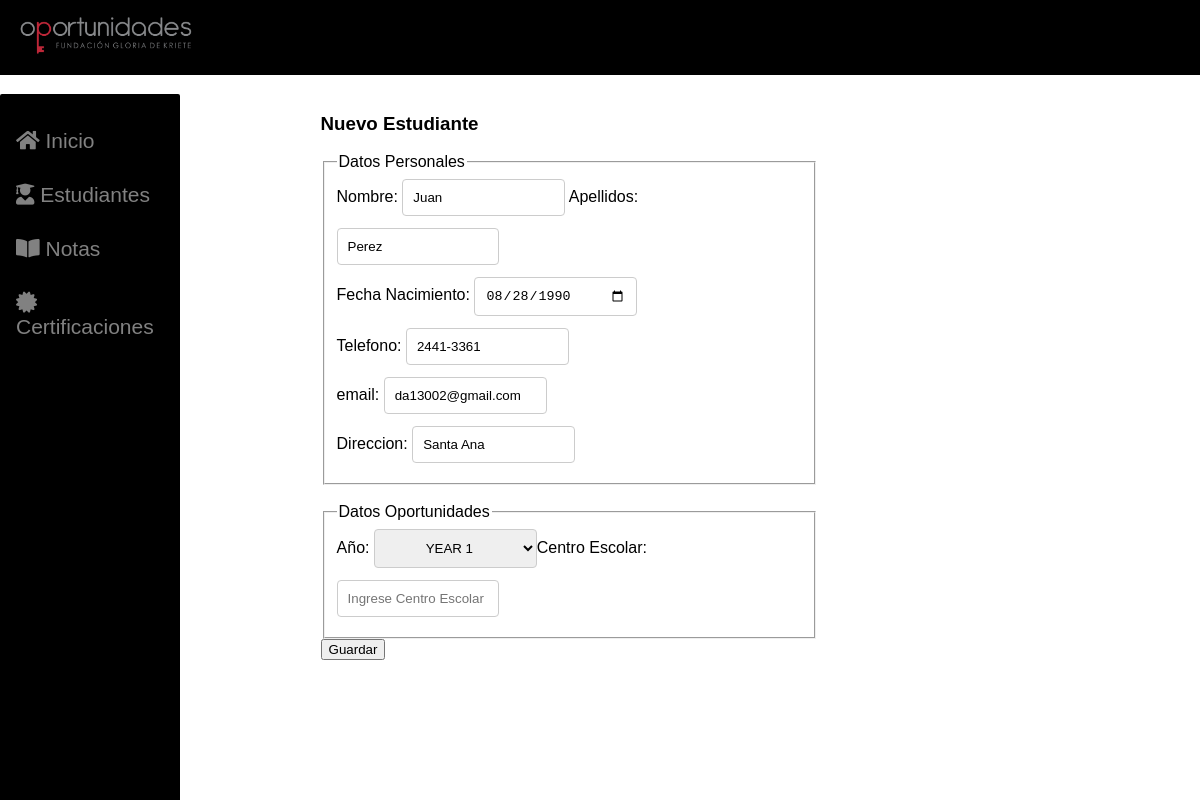
Page /vista/editarEstudiante.php?idEstudiante=2 on the committed database.
### tables this page shows
CREATE TABLE `estudiante` (
  `idEstudiante` int(11) NOT NULL,
  `nombre` varchar(32) NOT NULL,
  `apellidos` varchar(32) NOT NULL,
  `fechaNacimiento` date NOT NULL,
  `telefono` varchar(16) NOT NULL,
  `email` varchar(32) NOT NULL,
  `direccion` varchar(64) NOT NULL,
  `year` varchar(16) NOT NULL,
  `centroEscolar` varchar(32) NOT NULL
);

### controlador/conexion.php (called while the page is built)
<?php
Class Conexion {
    private $host = 'localhost';
    private $database = 'ranking';
    private $username = 'root';
    private $password = '';
    function execQueryO($stmn) {
        $mysqli = new mysqli($this->host, $this->username, $this->password, $this->database);
        return $mysqli->query($stmn);
    }
}

### controlador/controladorEstudiante.php (called while the page is built, shortened)
<?php
    require_once("conexion.php");
    require_once("../modelo/estudiante.php");
    class ControladorEst {
        public function buscarxId($id){
            try {
                $conn = new Conexion();
                $sql = "SELECT idEstudiante, nombre, apellidos, fechaNacimiento, telefono, email, direccion, year, centroEscolar FROM Estudiante WHERE idEstudiante=".$id;
                $rs = $conn ->execQueryO($sql);
                $coleccion = array();
                while ($resultado = $rs->fetch_assoc()) {
                    $estudiante = new Estudiante();
                    $estudiante->setIdEstudiante($resultado['idEstudiante']);
                    $estudiante->setNombre($resultado['nombre']);
                    $estudiante->setApellidos($resultado['apellidos']);
                    $estudiante->setFechaNacimiento($resultado['fechaNacimiento']);
                    $estudiante->setTelefono($resultado['telefono']);
                    $estudiante->setEmail($resultado['email']);
                    $estudiante->setDireccion($resultado['direccion']);
                    $estudiante->setYear($resultado['year']);
                    $estudiante->setCentroEscolar($resultado['centroEscolar']);
                    array_push($coleccion, $estudiante);
                }
                return $coleccion;
            } catch (mysqli_sql_exception $e) {
                throw new MySQLiQueryException($sql, $e->getMessage(), $e->getCode());
            }
        }
    }
?>

### modelo/estudiante.php (called while the page is built, shortened)
<?php
    class Estudiante{
        private $nombre;
        private $apellidos;
        private $fechaNacimiento;
        private $telefono;
        private $email;
        private $direccion;
        public function setIdEstudiante($idEstudiante){
            return $this;
        }
        public function getNombre(){
            return $this->nombre;
        }
        public function setNombre($nombre){
            $this->nombre = $nombre;
            return $this;
        }
        public function getApellidos(){
            return $this->apellidos;
        }
        public function setApellidos($apellidos){
            $this->apellidos = $apellidos;
            return $this;
        }
        public function getFechaNacimiento(){
            return $this->fechaNacimiento;
        }
        public function setFechaNacimiento($fechaNacimiento){
            $this->fechaNacimiento = $fechaNacimiento;
            return $this;
        }
        public function getTelefono(){
            return $this->telefono;
        }
        public function setTelefono($telefono){
            $this->telefono = $telefono;
            return $this;
        }
        public function getEmail(){
            return $this->email;
        }
        public function setEmail($email){
            $this->email = $email;
            return $this;
        }
        public function getDireccion(){
            return $this->direccion;
        }
        public function setDireccion($direccion){
            $this->direccion = $direccion;
            return $this;
        }
        public function setYear($year){
            return $this;
        }
        public function setCentroEscolar($centroEscolar){
            return $this;
        }
    }
?>

### vista/editarEstudiante.php (the view, shortened to what this page needs)
<!DOCTYPE html>
<html lang="en">
<head>
    <link rel="stylesheet" href="./css/style.css">
    <link rel="stylesheet" href="https://use.fontawesome.com/releases/v5.8.1/css/all.css">
</head>
<body>
    <section class="barra">
        <a href=""><img src="../vista/img/logo.png" alt="logo Oportunidades"></a>
    </section>
    <section class="lateral">
        <a href="../index.php"><i class="fas fa-home"></i> Inicio</a>
        <a href="./webEstudiantes.php"><i class="fas fa-user-graduate"></i> Estudiantes</a>
        <a href="./webNotas.php"><i class="fas fa-book-open"></i> Notas</a>
        <a href="./webCertificacion.php"><i class="fas fa-certificate"></i> Certificaciones</a>
    </section>
    <?php
        include_once("../controlador/controladorEstudiante.php");
        $ce = new ControladorEst();
        $id = $_GET['idEstudiante'];
        $estudiante = $ce->buscarxId($id);
    ?>
    <section class="main">
        <section class="formulario">
            <form method="post">
                <h3>Nuevo Estudiante</h3>
                <fieldset>
                    <legend>Datos Personales</legend>
                    Nombre: <input type="text" name="txtNombre" value=<?php echo $estudiante[0]->getNombre()?>>
                    Apellidos: <input type="text" name="txtApellidos" value=<?php echo $estudiante[0]->getApellidos()?>><br>
                    Fecha Nacimiento: <input type="date" name="txtFechaNac" value=<?php echo $estudiante[0]->getFechaNacimiento()?>><br>
                    Telefono: <input type="tel" name="txtTelefono" value=<?php echo $estudiante[0]->getTelefono()?>><br>
                    email: <input type="email" name="txtEmail" value=<?php echo $estudiante[0]->getEmail()?>><br>
                    Direccion: <input type="text" value="<?php echo $estudiante[0]->getDireccion()?>">
                </fieldset><br>
                <fieldset>
                    <legend>Datos Oportunidades</legend>
                    Año: <select name="cmbYear">
                        <option value="1">YEAR 1</option>
                    </select>Centro Escolar: <input type="text" name="txtCE" placeholder="Ingrese Centro Escolar">
                </fieldset>
                <input type="submit" value="Guardar" name="btnActualizar">
            </form>
        </section>
    </section>
    <?php
        include_once("../modelo/estudiante.php");
    ?>
</body>
</html>

### vista/css/style.css (style rules this page uses)
body { font-family: "Caviar Dreams", Fallback, sans-serif; }
.barra { background-color: black; overflow: hidden; position: fixed; top: 0; left: 0; width: 100%; }
.barra a { float: left; color:white; opacity: 0.8; text-align: left; padding: 14px 16px; text-decoration: none; font-size: 17px; }
.barra img { width: 30%; height: 10%; }
.lateral { height: 100%; width: 15%; position: fixed; z-index: 1; top: 11.7%; left: 0%; background-color: black; padding-top: 20px; overflow-x: hidden; border-radius: 2px; }
.lateral a { padding: 15px 8px 15px 16px; text-decoration: none; font-size: 25px; color: #818181; display: block; font-size: 21px; }
.main { height: 567px; margin-top: 7%; width: 84%; margin-left: 18%; color: black; border-radius: 4px; align-content: center; font-family: "Caviar Dreams", Fallback, sans-serif; }
.formulario { margin-left: 10%; margin-top: 3%; }
.formulario input[type=text], input[type=tel], input[type=date], input[type=email], select, textarea { width: 35%; padding: 10px; margin: 2px 0 10px; border: 1px solid #ccc; border-radius: 4px; box-sizing: border-box; }
.formulario { width: 50%; }
.desplegables select, option { background-color:rgb(194, 182, 182); border-radius: 7px; width: 250px; text-align: center; border: black solid 1px; }

### rows in the picture
estudiante: txtNombre "Juan", txtApellidos "Perez", txtFechaNac "08/28/1990", txtTelefono "2441-3361", txtEmail "da13002@gmail.com", direccion "Santa Ana"
